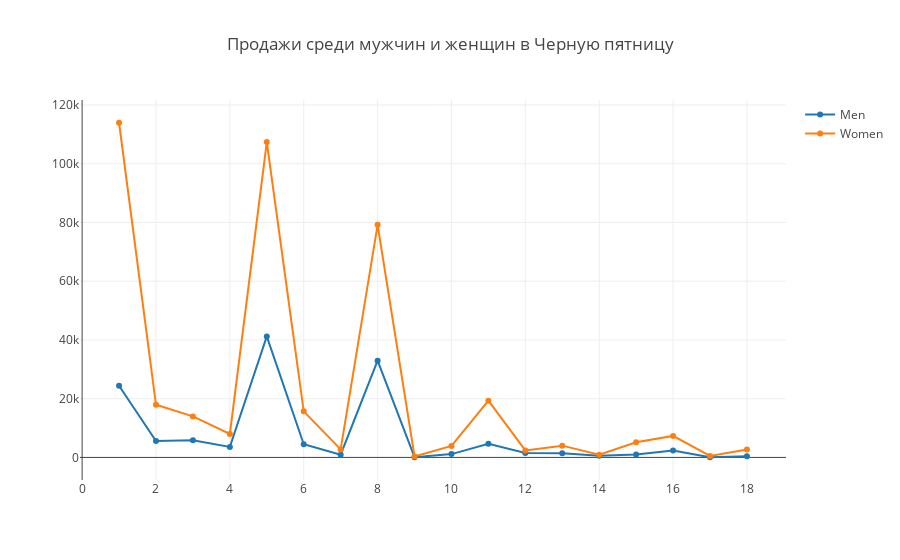

The code cell stored with this chart in its notebook:
### Code cell
trace0 = go.Scatter(
    x=df_gen.index,
    y=df_gen.Man,
    name='Men'
)

trace1 = go.Scatter(
    x=df_gen.index,
    y=df_gen.Woman,
    name='Women'
)

data = [trace0, trace1]
layout = {'title': 'Продажи среди мужчин и женщин в Черную пятницу'}

fig = go.Figure(data=data, layout=layout)

iplot(fig, show_link=False)

### Figure 1 — Plotly figure (JSON) as saved in the notebook; plotly's stock layout.template omitted (floating-point values rounded to 4 significant figures)
{"data": [{"name": "Men", "type": "scatter", "uid": "8592a5a8-9654-43aa-9db2-0aa6f0983fe3", "x": [1, 2, 3, 4, 5, 6, 7, 8, 9, 10, 11, 12, 13, 14, 15, 16, 17, 18], "y": [24401, 5573, 5874, 3572, 41199, 4475, 928, 32947, 70, 1138, 4659, 1497, 1428, 613, 1023, 2363, 61, 376]}, {"name": "Women", "type": "scatter", "uid": "754ddea8-886d-43f3-9ed6-ba661fedcc71", "x": [1, 2, 3, 4, 5, 6, 7, 8, 9, 10, 11, 12, 13, 14, 15, 16, 17, 18], "y": [113952, 17926, 13975, 7995, 107393, 15689, 2740, 79185, 334, 3894, 19301, 2378, 4012, 887, 5180, 7334, 506, 2699]}], "layout": {"title": {"text": "Продажи среди мужчин и женщин в Черную пятницу"}}}
